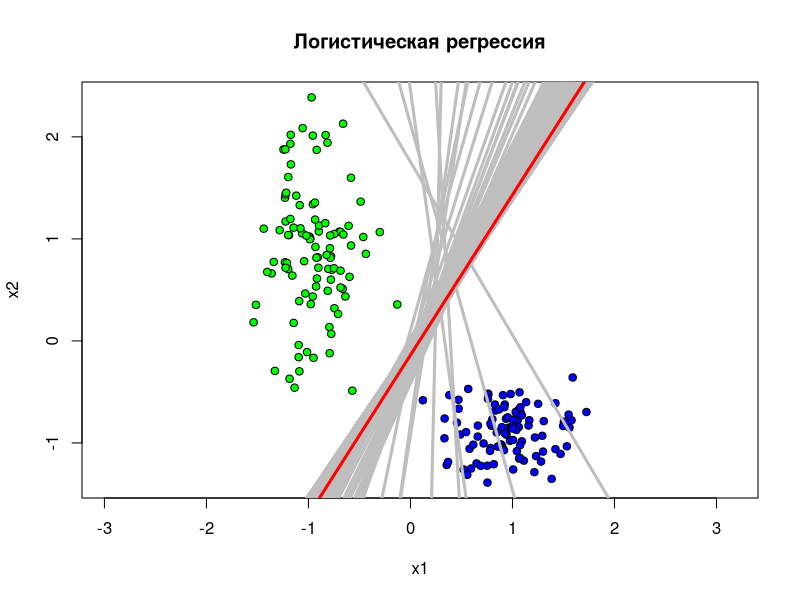

Here is the R script that generated this plot:
## Нормализация обучающей выборки
trainingSampleNormalization <- function(xl)
{
  n <- dim(xl)[2] - 1
  for(i in 1:n)
  {
    xl[, i] <- (xl[, i] - mean(xl[, i])) / sd(xl[, i])
  }
  return (xl)
}
## Добавление колонки для из -1 для w0
trainingSamplePrepare <- function(xl)
{
  l <- dim(xl)[1]
  n <- dim(xl)[2] - 1
  xl <- cbind(xl[, 1:n], seq(from = -1, to = -1,
                             length.out = l), xl[, n + 1])
}

## Логарифмическая функция потерь
lossLog <- function(x)
{
  return (log2(1 + exp(-x)))
}
## Сигмоидная функция
sigmoidFunction <- function(z)
{
  return (1 / (1 + exp(-z)))
}
## Стохастический градиент для логистической регрессии
sg.LogRegression <- function(xl)
{
  l <- dim(xl)[1]
  n <- dim(xl)[2] - 1
  w <- c(1/2, 1/2, 1/2)
  iterCount <- 0
  lambda <- 1/l
  
  ## initialize Q
  Q <- 0
  for (i in 1:l)
  {
    ## calculate the scalar product <w,x>
    wx <- sum(w * xl[i, 1:n]) 
    
    ## calculate a margin
    margin <- wx * xl[i, n + 1]
    
    Q <- Q + lossLog(margin)
  }
  
  repeat
  {
    # select the random index from the error objectserrorIndexes
    i <- sample(1:l, 1)
    
    iterCount <- iterCount + 1
    
    # i <- sample(1:l, 1)
    xi <- xl[i, 1:n]
    yi <- xl[i, n + 1]
    
    ## calculate the scalar product <w,xi>
    wx <- sum(w * xi)
    
    ## make a gradient step
    margin <- wx * yi
    
    ex <- lossLog(margin)
    eta <- 0.3#1 / iterCount
    w <- w + eta * xi * yi * sigmoidFunction(-wx * yi)
    
    ## Calculate a new Q
    Qprev <- Q
    Q <- (1 - lambda) * Q + lambda * ex
    abline(a = w[3] / w[2], b = -w[1] / w[2], lwd = 3, col =
             "gray")
    
    if (abs(Qprev - Q) / abs(max(Qprev, Q)) < 1e-5)
      break
  }
  
  return (w)
}
# Кол-во объектов в каждом классе
ObjectsCountOfEachClass <- 100
## Моделируем обучающие данные
library(MASS)
Sigma1 <- matrix(c(2, 0, 0, 10), 2, 2)
Sigma2 <- matrix(c(3, 0, 0, 2), 2, 2)
xy1 <- mvrnorm(n=ObjectsCountOfEachClass, c(0, 0), Sigma1)
xy2 <- mvrnorm(n=ObjectsCountOfEachClass, c(10, -10),
               Sigma2)
xl <- rbind(cbind(xy1, -1), cbind(xy2, +1))
colors <- c(rgb(0/255, 255/255, 0/255), "white",
            rgb(0/255, 0/255, 255/255))
## Нормализация данных
xlNorm <- trainingSampleNormalization(xl)
xlNorm <- trainingSamplePrepare(xlNorm)

plot(xlNorm[, 1], xlNorm[, 2], pch = 21, bg = colors[xl[,3]
                                                     + 2], asp = 1, xlab = "x1", ylab = "x2", main = "Логистическая регрессия")
w <- sg.LogRegression(xlNorm)
abline(a = w[3] / w[2], b = -w[1] / w[2], lwd = 3, col =
         "red")
